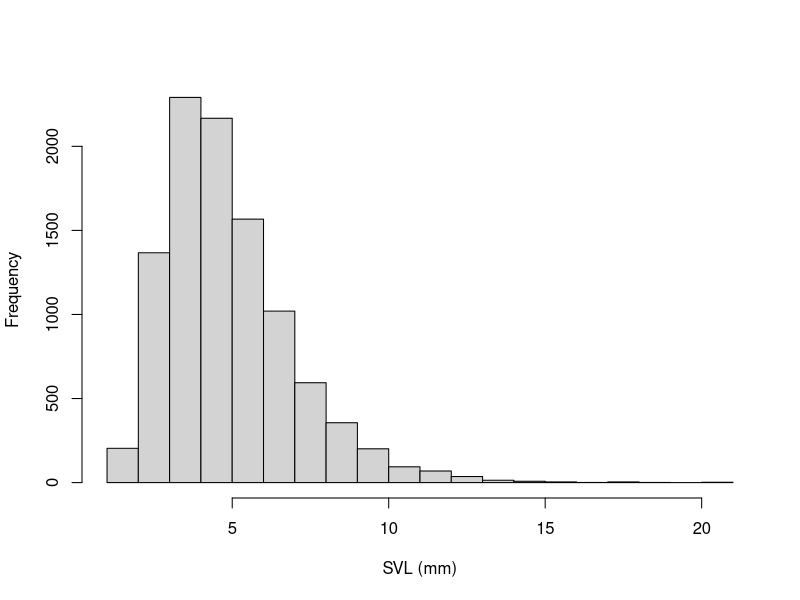
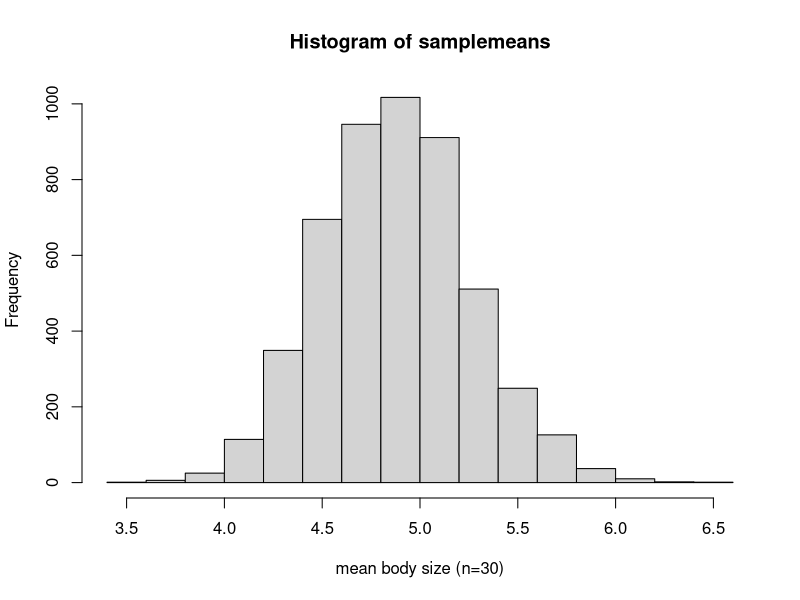
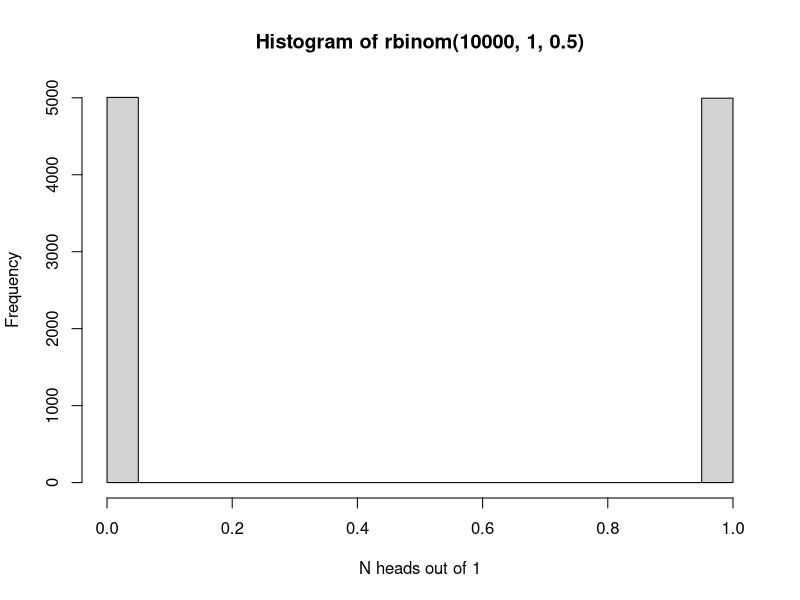
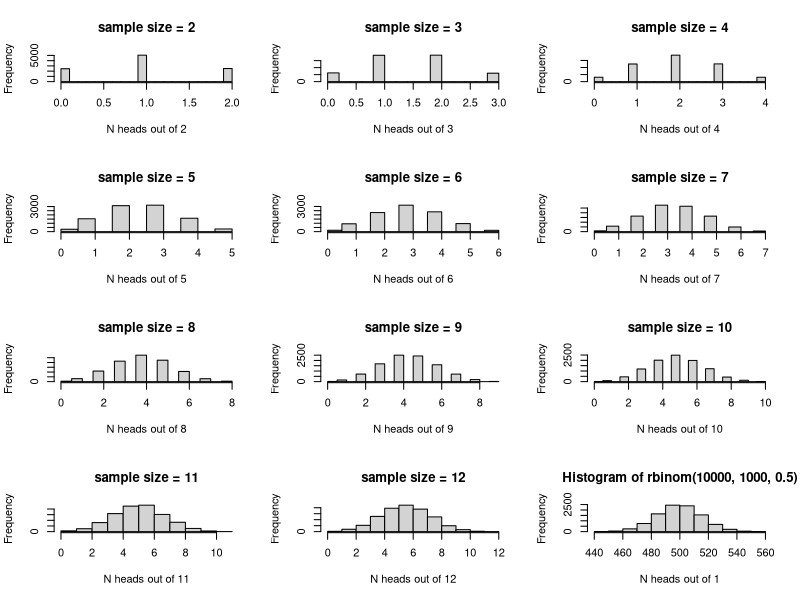
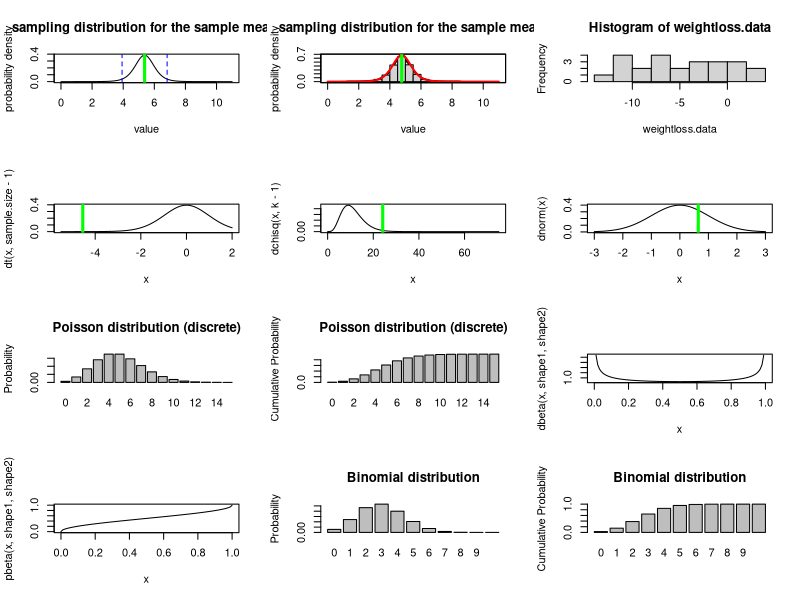
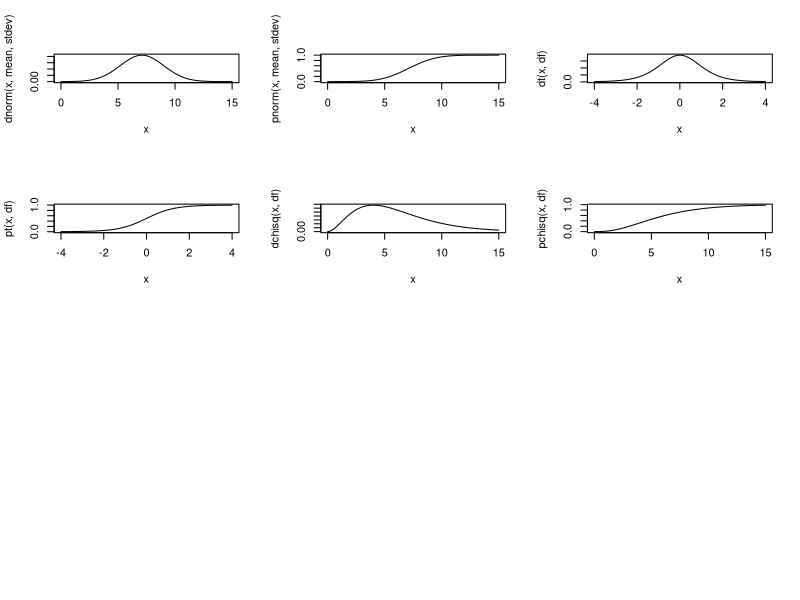

Recreate these plots in R, in order.

############################################################
####                                                    ####  
####  NRES 710, Lecture 1                               ####
####                                                    ####
####  Kevin Shoemaker and Ben Sullivan                  #### 
####  University of Nevada, Reno                        ####
####                                                    #### 
############################################################


############################################################
####  Basic Concepts of Probability and statistics      ####
############################################################



#### ALL FROGS IN CA

allfrogs.bodysize <- rlnorm(10000,1.5,0.4)        # statistical 'population'
hist(allfrogs.bodysize,main="",xlab="SVL (mm)")   # plot out histogram

truemean_SVL <- mean(allfrogs.bodysize)           # the 'parameter'
truemean_SVL 


mysample <- sample(allfrogs.bodysize,10)    # take sample of size 10 (10 frogs measured)
mean(mysample)   # compute the sample mean



mysample <- sample(allfrogs.bodysize,20)    # take sample of size 20 (20 frogs measured)
mean(mysample)   # compute the sample mean



lotsofsamples <- list()

for(s in 1:5000){
  lotsofsamples[[paste0("sample",s)]] <- sample(allfrogs.bodysize,30)    # take sample of size 30 (20 frogs measured)
}

lotsofsamples$sample1
lotsofsamples$sample99
lotsofsamples$sample732


samplemeans <- sapply(lotsofsamples,mean)

hist(samplemeans,xlab="mean body size (n=30)")


hist(rbinom(10000,1,.5),xlab="N heads out of 1")

par(mfrow=c(4,3))
for(i in 2:12){
   hist(rbinom(10000,i,.5),main=paste0("sample size = ",i),xlab=sprintf("N heads out of %s",i)) 
}


hist(rbinom(10000,1000,.5),xlab="N heads out of 1")


#######
# Sampling distribution: the sample mean

mysample <- c(4.1,3.5,3.7,6.6,8.0,5.4,7.3,4.4)
mysample
n <- length(mysample)    # sample size
sample.mean <- mean(mysample)  # sample mean
sample.stdev <- sd(mysample)   # sample standard deviation (r uses denominator of n-1 by default!)
std.error <- sample.stdev/sqrt(n) 

std.error 


sampdist <- function(x){dt((x-sample.mean)/std.error,n-1)}
curve(sampdist,0,11,ylab="probability density",xlab="value",main="sampling distribution for the sample mean!")
abline(v=sample.mean,col="green",lwd=3)
confint <- c(sample.mean+std.error*qt(0.025,n-1),sample.mean+std.error*qt(0.975,n-1))
abline(v=confint,col="blue",lty=2)


#######
# Sampling distribution: the sample mean #2 (brute force simulation version)

mysample <- c(4.1,1.5,3.7,6.6,8.0,4.5,5.3,4.4)
mysample
n <- length(mysample)    # sample size
sample.mean <- mean(mysample)  # sample mean
sample.stdev <- sd(mysample)   # sample standard deviation (r uses denominator of n-1 by default!)

simulated.samples <- list()
for(s in 1:10000){
  sd1 <- sqrt(sum((sample(mysample,length(mysample)-1,replace = T)-sample.mean)^2)/(length(mysample)-2))  # account for unknown standard deviation
  simulated.samples[[paste0("sample ",s)]] <- rnorm(n,sample.mean,sd1)
}
sampling.distribution <- sapply(simulated.samples,mean)

plot(density(sampling.distribution),xlim=c(0,11),ylab="probability density",xlab="value",main="sampling distribution for the sample mean!",lwd=2)    # plot the brute-force sampling distribution
hist(sampling.distribution,add=T,freq=F)
par(new=T)
curve(sampdist,0,11,xlim=c(0,11),xaxt="n",yaxt="n",xlab="",ylab="",col="red",lwd=2)  # official sampling distribution
abline(v=sample.mean,col="green",lwd=3)




## Paired t-test example:

weightloss.data <- c(-10.4,-11.6,3.9,1.5,-0.3,-3.5 -10.0,-6.7,-6.1,-2.4,-6.0,2.3,0.1,-4.1,-3.2, -11.3,-3.2,-9.3,-7.5,-5.7,-0.1,0.0,-9.8,1.0,-11.9)
hist(weightloss.data,breaks=7)
mean.weightloss <- mean(weightloss.data)
null.weightloss <- 0
stdev.weightloss <- sd(weightloss.data)
sample.size <- length(weightloss.data)
std.error <- stdev.weightloss/sqrt(sample.size)

t.statistic <- (mean.weightloss-null.weightloss)/std.error
t.statistic

curve(dt(x,sample.size-1),-5.5,2)
abline(v=t.statistic,col="green",lwd=3)

p=pt(t.statistic,sample.size-1)
p    # this is the p value


####### Alternative: use R's built in t test

t.test(weightloss.data,alternative = "less")   # should get the same p=value!


## Chi squared example

birthdays.bymonth <- c(40,23,33,39,28,29,45,31,22,34,44,20)
months <- c("Jan","Feb","Mar","Apr","May","Jun","Jul","Aug","Sep","Oct","Nov","Dec")
names(birthdays.bymonth) <- months

sample.size <- sum(birthdays.bymonth)
k = length(birthdays.bymonth)   # number of categories
exp.birthdays.bymonth <- sample.size*rep(1/k,times=k)

Chisq.stat <- sum((birthdays.bymonth-exp.birthdays.bymonth)^2/exp.birthdays.bymonth)
Chisq.stat


## View the summary statistic along with its sampling distribution under the null hypothesis

curve(dchisq(x,k-1),0,75)
abline(v=Chisq.stat,col="green",lwd=3)

p <- 1-pchisq(Chisq.stat,k-1)
p


### use R's built in chi squared function

chisq.test(birthdays.bymonth)     # should get the same p value!



## Z test  (Ben Sullivan example)

df <- read.csv("GSW_height.csv")
GSWheight <- df$Height
GSWheight
mean.gsw <- mean(GSWheight)
sd.gsw <- sd(GSWheight) 
sd.pop <- 4
n <- length(GSWheight)
s.e. <- sd.pop/sqrt(n)



null.height <- 79

z.statistic <- (mean.gsw-null.height)/s.e.
z.statistic

curve(dnorm(x),-3,3)
abline(v=z.statistic,col="green",lwd=3)

p <- 1-pnorm(z.statistic)    # is the p value enough evidence to tell you that GSW players are taller than the NBA average??
p       

pnorm(z.statistic)


#################
# Probability distributions

mean <- 5
rpois(10,mean)    # the random numbers have no decimal component

             # plot a discrete distribution!
xvals <- seq(0,15,1)
probs <- dpois(xvals,lambda=mean)
names(probs) <- xvals
               
barplot(probs,ylab="Probability",main="Poisson distribution (discrete)")

barplot(cumsum(probs),ylab="Cumulative Probability",main="Poisson distribution (discrete)")   # cumulative distribution

sum(probs)   # just to make sure it sums to 1!  Does it??? 


#########
# continuous distributions

shape1 = 0.5
shape2 = 0.5

rbeta(10,shape1,shape2)

curve(dbeta(x,shape1,shape2))   # probability density

curve(pbeta(x,shape1,shape2))   # cumulative distribution

integrate(f=dbeta,lower=0,upper=1,shape1=shape1,shape2=shape2)    # just to make sure it integrates to 1!!


##########
# Binomial

size <- 10
prob <- 0.3
rbinom(10,size,prob)

xvals <- seq(0,size,1)
probs <- dbinom(xvals,size,prob)
names(probs) <- xvals
               
barplot(probs,ylab="Probability",main="Binomial distribution")

barplot(cumsum(probs),ylab="Cumulative Probability",main="Binomial distribution")   # cumulative distribution

sum(probs)   # just to make sure it sums to 1!  Does it???


#########
# Gaussian

mean = 7.1
stdev = 1.9

rnorm(10,mean,stdev)

curve(dnorm(x,mean,stdev),0,15)   # probability density

curve(pnorm(x,mean,stdev),0,15)   # cumulative distribution

integrate(f=dnorm,lower=-Inf,upper=Inf,mean=mean,sd=stdev)    # just to make sure it integrates to 1!!



#########
# t distribution

df = 6

rt(10,df)     # random numbers from the t distribution (not sure why you would ever want this!)

curve(dt(x,df),-4,4)   # probability density

curve(pt(x,df),-4,4)   # cumulative distribution

integrate(f=dt,lower=-Inf,upper=Inf,df=df)    # just to make sure it integrates to 1!!



#########
# Chi-squared distribution

df = 6

rchisq(10,df)     # random numbers from the t distribution (not sure why you would ever want this!)

curve(dchisq(x,df),0,15)   # probability density

curve(pchisq(x,df),0,15)   # cumulative distribution

integrate(f=dchisq,lower=0,upper=Inf,df=df)    # just to make sure it integrates to 1!!
